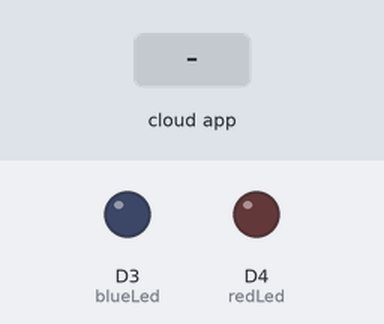
Recording of a sketch running on a simulated ESP8266 (NodeMCU). Parts: output pins drawn as LEDs (lit = HIGH). The test bench sets the inputs (shaded band). WiFi joins after 1.5 s; servers stay silent unless stated; the Firebase database answers and starts empty; what the sketch prints to the serial monitor is not drawn.

Above: at 4.0 s.
4.1 s: the phone or cloud app sets RED_LED_STATUS to ON
At 5.1 s:
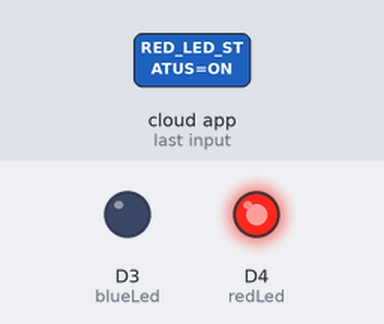
6.2 s: the phone or cloud app sets BLUE_LED_STATUS to ON
At 6.9 s:
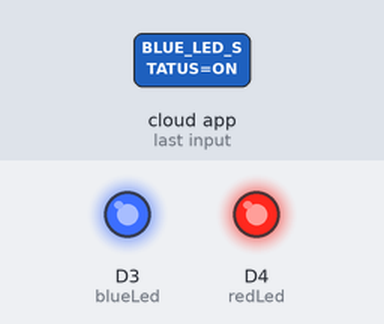
7.7 s: the phone or cloud app sets RED_LED_STATUS to OFF
At 9.3 s:
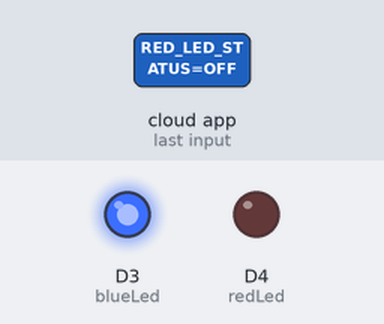
10.1 s: the phone or cloud app sets BLUE_LED_STATUS to OFF
At 11.1 s:
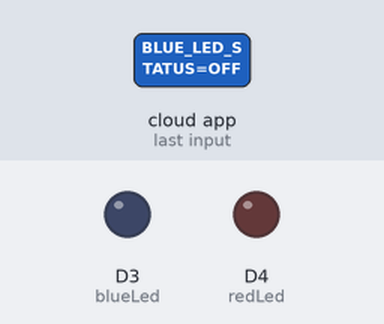
Timing chart, 0 to 12.6 s (numbered marks = the images above; inputs shaded):
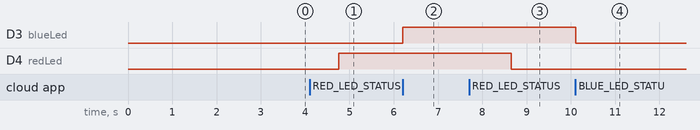

Measured:
- after the input at 4.1 s, D4 (redLed): LOW → HIGH after 0.65 s
- after the input at 6.2 s, D3 (blueLed): LOW → HIGH at once
- after the input at 7.7 s, D4 (redLed): HIGH → LOW after 0.95 s
- after the input at 10.1 s, D3 (blueLed): HIGH → LOW at once

The sketch:

Firebase_LED_TEST.ino
```cpp
#include <ESP8266WiFi.h>
#include <FirebaseArduino.h>

#define FIREBASE_HOST "fir-led-control-21b25.firebaseio.com"
#define FIREBASE_AUTH "IT80XrfVOU79FzCzDRuTpDjkpbhzJUvEZFXjQfxU"

#define WIFI_SSID "test"
#define WIFI_PASSWORD "12345678"

int redLed = D4;
int blueLed = D3;

String red_fireStatus = "";
String blue_fireStatus = "";

void setup()
{
  Serial.begin(9600);
  delay(1000);
  pinMode(redLed, OUTPUT);
  pinMode(blueLed, OUTPUT);
  WiFi.begin(WIFI_SSID);
  Serial.print("Connecting to ");
  Serial.print(WIFI_SSID);
  while (WiFi.status() != WL_CONNECTED) {
    Serial.print(".");
    delay(500);
  }
  Serial.println();
  Serial.print("Connected to ");
  Serial.println(WIFI_SSID);
  Firebase.begin(FIREBASE_HOST, FIREBASE_AUTH); // firebase에 연결
  Firebase.setString("RED_LED_STATUS", "OFF"); //초기 LED 상태를 OFF로 설정
  Firebase.setString("BLUE_LED_STATUS", "OFF");
}
void loop()
{

  delay(500);
  ledOn();
  delay(500);

}

void ledOn() {
  // Firebase 데이터베이스로 부터 LED 상태 값 읽음
  red_fireStatus = Firebase.getString("RED_LED_STATUS");
  // Firebase 데이터베이스로 부터 받은 LED 상태 값이 “ON”이면 LED 켜기
  if (red_fireStatus == "ON") {
    // Serial Monitor에 “Led Turned ON” 문자열 출력
    Serial.println("RED Led Turned ON");
    digitalWrite(redLed, HIGH); // LED ON
    // Firebase 데이터베이스로 부터 LED 상태 값 읽음
  } else if (red_fireStatus == "OFF") {
    // Serial Monitor에 “Led Turned OFF” 문자열 출력
    Serial.println("RED Led Turned OFF");
    digitalWrite(redLed, LOW); // LED OFF
  } else {
    Serial.println("Command Error! Please send ON/OFF");
  }


  blue_fireStatus = Firebase.getString("BLUE_LED_STATUS"); // Firebase 데이터베이스로 부터 LED 상태 값 읽음
  if (blue_fireStatus == "ON") { // Firebase 데이터베이스로 부터 받은 LED 상태 값이 “ON”이면 LED 켜기
    Serial.println("BLUE Led Turned ON"); // Serial Monitor에 “Led Turned ON” 문자열 출력
    digitalWrite(blueLed, HIGH); // LED OFF
  } else if (blue_fireStatus == "OFF") { // Firebase 데이터베이스로 부토 LED 상태 값 읽음
    Serial.println("BLUE Led Turned OFF"); // Serial Monitor에 “Led Turned OFF” 문자열 출력
    digitalWrite(blueLed, LOW); // LED OFF
  } else {
    Serial.println("Command Error! Please send ON/OFF");
  }
}
```
